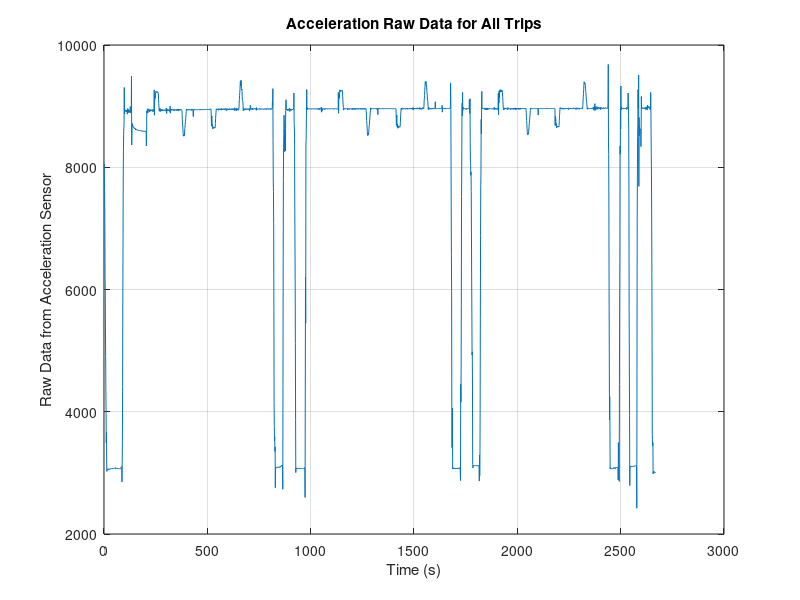
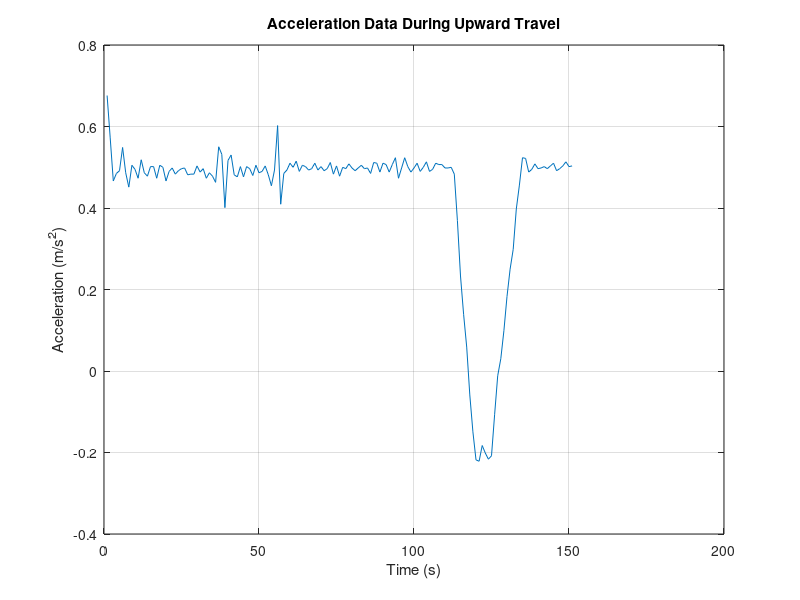
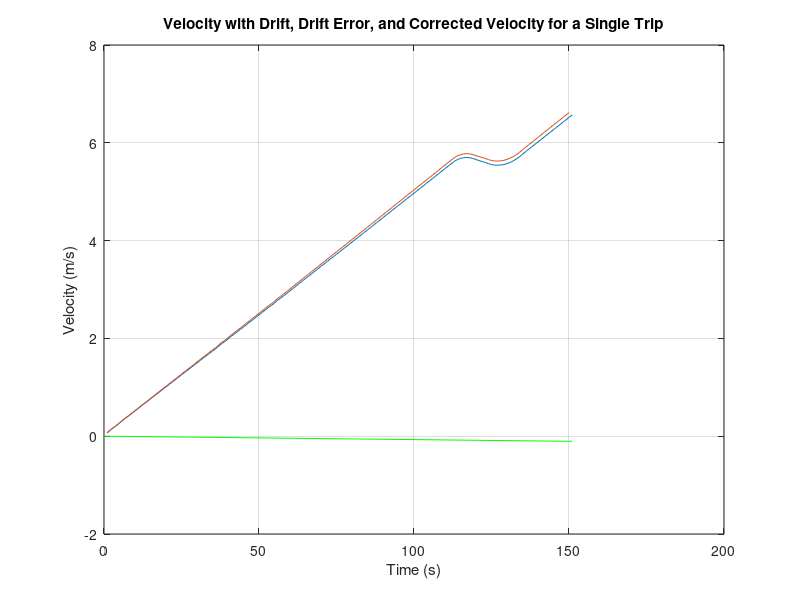
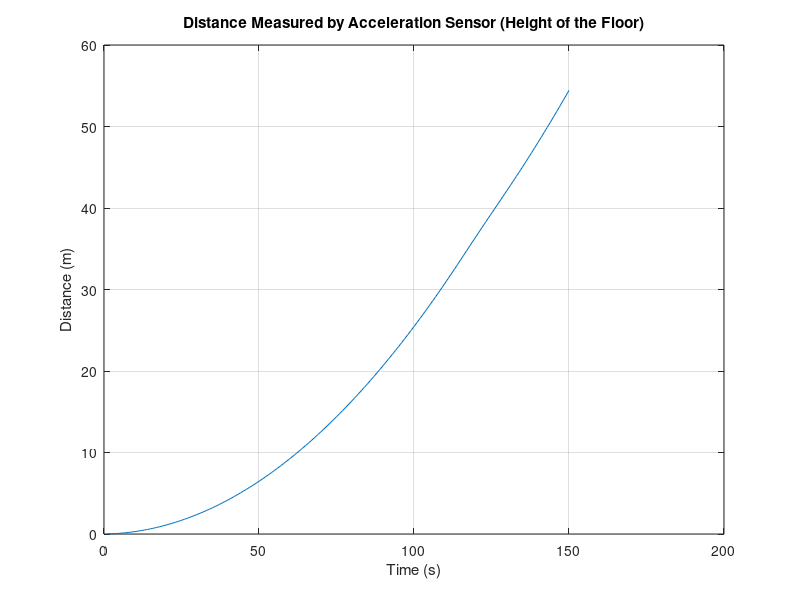

The MATLAB source for these figures, in order:
% Created: Aug. 2022, Sumit Gadhiya

% Load the acceleration data from the text file
data = load('LOG00223.txt');

% Calibration values for the sensor
calib_1 = 2793;  % Lower calibration bound
calib_2 = 8641;  % Upper calibration bound

% Extract a specific trip segment from the data (from index 180 to 806)
trip_segment = data(180:806);

% Calculate the scale factor (k0) and offset (k1) for converting raw data to acceleration
k0 = 9.81 / (calib_2 - calib_1);  % Scale factor to convert to m/s^2
k1 = -calib_1 * k0;  % Offset for zero calibration

% Calculate acceleration during a specific time segment
acceleration = k0 * data(265:415, 1) + k1;

% Apply the same calibration to the entire trip segment
calibrated_trip = k0 * data(180:806) + k1;

% Adjust the calibrated data to remove the 1g (gravity) offset
calibrated_trip_g = calibrated_trip - 9.81;

% Remove gravity from the calculated acceleration
acceleration = acceleration - 9.81;

% Integrate acceleration to calculate velocity (assuming a sample time of 0.1s)
dt_vel = acceleration * 0.1;
velocity = cumsum(dt_vel);  % Cumulative sum to integrate

% Check the size of the velocity vector
disp(size(velocity));

% Ensure there are enough data points before proceeding with drift correction
if numel(velocity) >= 150
    % Create a linear error vector to correct drift in the first 150 data points
    drift_error = transpose(linspace(0, -0.1, 150));
    
    % Apply drift correction to the velocity
    velocity_corrected = velocity(1:150) - drift_error;
    
    % Integrate corrected velocity to calculate distance
    dt_distance = velocity_corrected * 0.1;
    distance = cumsum(dt_distance);
    
    % Create a time vector for plotting (assuming 0.1s sample time)
    time_vector = linspace(0, 150 * 0.1, 150);

    % Plot raw acceleration data for all trips
    figure(1);
    plot(data);
    title('Acceleration Raw Data for All Trips');
    xlabel('Time (s)');
    ylabel('Raw Data from Acceleration Sensor');
    grid on;

    % Plot calibrated acceleration data during upward travel
    figure(2);
    plot(acceleration);
    title('Acceleration Data During Upward Travel');
    xlabel('Time (s)');
    ylabel('Acceleration (m/s^2)');
    grid on;

    % Plot velocity and corrected velocity with drift error
    figure(3);
    plot(velocity);
    hold on;
    plot(velocity_corrected);
    line([0, 151], [0, -0.105], 'Color', 'green');
    hold off;
    title('Velocity with Drift, Drift Error, and Corrected Velocity for a Single Trip');
    xlabel('Time (s)');
    ylabel('Velocity (m/s)');
    grid on;

    % Plot calculated distance based on corrected velocity
    figure(4);
    plot(distance);
    title('Distance Measured by Acceleration Sensor (Height of the Floor)');
    xlabel('Time (s)');
    ylabel('Distance (m)');
    grid on;

    % Comparison plot: Acceleration, Corrected Velocity, and Distance
    figure(5);
    plot(acceleration);
    hold on;
    plot(velocity_corrected);
    plot(distance);
    hold off;
    title('Comparison of Acceleration, Velocity, and Distance');
    xlabel('Time (s)');
    ylabel('Acceleration (m/s^2), Velocity (m/s), Distance (m)');
    grid on;

    % Plot raw acceleration data for the specific trip segment
    figure(6);
    plot(trip_segment);
    title('Acceleration Raw Data for Specific Trip Segment');
    xlabel('Time (s)');
    ylabel('Acceleration (m/s^2)');
    grid on;

    % Plot calibrated acceleration data for the specific trip
    figure(7);
    plot(calibrated_trip);
    title('Calibrated Acceleration Data for Specific Trip');
    xlabel('Time (s)');
    ylabel('Acceleration (m/s^2)');
    grid on;

    % Plot calibrated acceleration data with 1g offset removed
    figure(8);
    plot(calibrated_trip_g);
    title('Calibrated Acceleration Data with 1g Offset Removed for Specific Trip');
    xlabel('Time (s)');
    ylabel('Acceleration (m/s^2)');
    grid on;

else
    % Display an error message if the velocity data is insufficient
    disp("Error: 'velocity' does not have enough elements for vel(1:150)!");
end
